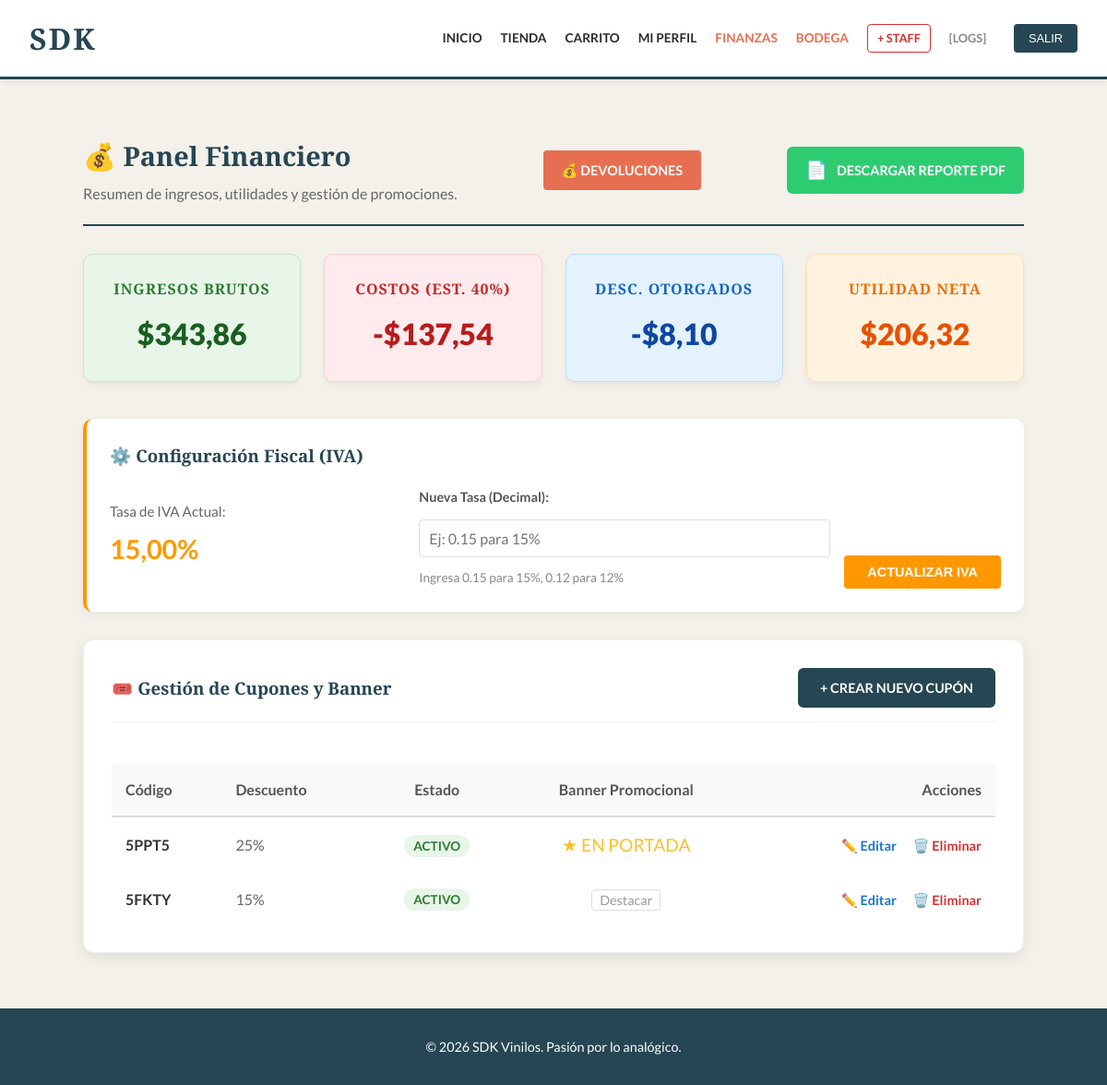
The page /finanzas/ (signed in) on the database its author committed.
### tienda/models.py (models this page shows, shortened)
class CuponDescuento(models.Model):
    codigoCupon = models.CharField(max_length=20, unique=True)
    porcentajeDescuento = models.DecimalField(max_digits=4, decimal_places=2, help_text="0.10 para 10%")
    activo = models.BooleanField(default=True)
    usuarios_usados = models.ManyToManyField(User, blank=True, related_name='cupones_usados')
    limite_uso = models.IntegerField(default=1, help_text="Veces que un usuario puede usarlo")
    es_banner = models.BooleanField(default=False, verbose_name="Mostrar en Banner")

### tienda/views.py (the view, shortened to what this page needs)
# urls.py: path('finanzas/', views.dashboardFinanzas, name='finanzas'),
@user_passes_test(esFinanzas)
def dashboardFinanzas(request):
    print(f"🔍 Método: {request.method}")
    if request.method == "POST":
        print(f"🔍 POST data: {request.POST}")
        print(f"🔍 btn_iva presente: {'btn_iva' in request.POST}")
    ordenes_pagadas = OrdenVenta.objects.filter(estadoOrden='PAGADO')
    ingresos = sum(o.totalFinal for o in ordenes_pagadas) or Decimal('0')
    total_descuentos_dados = sum(o.valorDescuento for o in ordenes_pagadas) or Decimal('0')
    egresos_estimados = ingresos * Decimal('0.4')
    utilidad_neta = ingresos - egresos_estimados
    cupones = CuponDescuento.objects.all().order_by('-id')
    config = ConfiguracionFiscal.objects.first()
    iva_decimal = config.valorIva if config else Decimal('0.12')
    iva_porcentaje = float(iva_decimal) * 100
    return render(request, 'tienda/dashboard_finanzas.html', {
        'ingresos': ingresos,
        'descuentos_total': total_descuentos_dados,
        'egresos': egresos_estimados,
        'utilidad': utilidad_neta,
        'cupones': cupones,
        'iva_actual': iva_porcentaje,
        'form_cupon': CuponForm()
    })

### tienda/forms.py
class CuponForm(forms.ModelForm):
    class Meta:
        model = CuponDescuento
        fields = ['codigoCupon', 'porcentajeDescuento', 'activo']
        labels = {
            'codigoCupon': 'Código (Ej: SALE2026)',
            'porcentajeDescuento': 'Descuento (Ej: 0.10 para 10%)',
            'activo': '¿Activo?'
        }
        widgets = {
            'codigoCupon': forms.TextInput(attrs={'class': 'form-control', 'style': 'text-transform:uppercase;'}),
            'porcentajeDescuento': forms.NumberInput(attrs={'class': 'form-control', 'step': '0.01'}),
        }

### tienda/templatetags/roles.py (called while the page is built)
@register.filter(name='tiene_rol')
def tiene_rol(user, nombre_grupo):
    if user.is_superuser:
        return True
    return user.groups.filter(name=nombre_grupo).exists()

### tienda/views.py (called while the page is built)
def esFinanzas(user): return user.is_superuser or user.groups.filter(name='Finanzas').exists()

### tienda/templates/tienda/dashboard_finanzas.html (shortened to what this page needs)
{% extends 'tienda/base.html' %}
{% block content %}
<div style="max-width: 1200px; margin: 0 auto; padding: 20px;">
    <div style="display: flex; justify-content: space-between; align-items: center; margin-bottom: 30px; border-bottom: 2px solid var(--secundario); padding-bottom: 20px;">
        <div>
            <h2 style="margin: 0; color: var(--secundario); font-size: 1.8rem;">💰 Panel Financiero</h2>
            <p style="margin: 5px 0 0 0; color: #666; font-size: 1rem;">Resumen de ingresos, utilidades y gestión de promociones.</p>
        </div>
        <a href="{% url 'devoluciones_finanzas' %}" class="btn">
            💰 Devoluciones
        </a>
        <a href="{% url 'reporte_finanzas_pdf' %}" class="btn" style="background: #2ecc71; color: white; display: flex; align-items: center; gap: 10px; padding: 10px 20px; border-radius: 6px; text-decoration: none; font-weight: bold; transition: background 0.3s;">
            <span style="font-size: 1.2rem;">📄</span> Descargar Reporte PDF
        </a>
    </div>
    <div style="display: grid; grid-template-columns: repeat(auto-fit, minmax(220px, 1fr)); gap: 25px; margin-bottom: 40px;">
        <div style="background: #e8f5e9; padding: 25px; border-radius: 10px; text-align: center; border: 1px solid #c8e6c9; box-shadow: 0 4px 6px rgba(0,0,0,0.05);">
            <h3 style="margin: 0 0 10px 0; color: #2e7d32; font-size: 1rem; text-transform: uppercase; letter-spacing: 1px;">Ingresos Brutos</h3>
            <p style="font-size: 2rem; font-weight: 800; color: #1b5e20; margin: 0;">
                ${{ ingresos|floatformat:2|default:"0.00" }}
            </p>
        </div>
        <div style="background: #ffebee; padding: 25px; border-radius: 10px; text-align: center; border: 1px solid #ffcdd2; box-shadow: 0 4px 6px rgba(0,0,0,0.05);">
            <h3 style="margin: 0 0 10px 0; color: #c62828; font-size: 1rem; text-transform: uppercase; letter-spacing: 1px;">Costos (Est. 40%)</h3>
            <p style="font-size: 2rem; font-weight: 800; color: #b71c1c; margin: 0;">
                -${{ egresos|floatformat:2|default:"0.00" }}
            </p>
        </div>
        <div style="background: #e3f2fd; padding: 25px; border-radius: 10px; text-align: center; border: 1px solid #bbdefb; box-shadow: 0 4px 6px rgba(0,0,0,0.05);">
            <h3 style="margin: 0 0 10px 0; color: #1565c0; font-size: 1rem; text-transform: uppercase; letter-spacing: 1px;">Desc. Otorgados</h3>
            <p style="font-size: 2rem; font-weight: 800; color: #0d47a1; margin: 0;">
                -${{ descuentos_total|floatformat:2|default:"0.00" }}
            </p>
        </div>
        <div style="background: #fff3e0; padding: 25px; border-radius: 10px; text-align: center; border: 1px solid #ffe0b2; box-shadow: 0 4px 6px rgba(0,0,0,0.05);">
            <h3 style="margin: 0 0 10px 0; color: #ef6c00; font-size: 1rem; text-transform: uppercase; letter-spacing: 1px;">Utilidad Neta</h3>
            <p style="font-size: 2rem; font-weight: 800; color: #e65100; margin: 0;">
                ${{ utilidad|floatformat:2|default:"0.00" }}
            </p>
        </div>
    </div>
    <div style="background: #fff; padding: 25px; border-radius: 10px; box-shadow: 0 4px 10px rgba(0,0,0,0.05); margin-bottom: 30px; border-left: 4px solid #ff9800;">
        <h3 style="margin-top: 0; color: var(--secundario);">⚙️ Configuración Fiscal (IVA)</h3>
        <div style="display: flex; align-items: center; gap: 20px;">
            <div style="flex: 1;">
                <p style="margin: 0; color: #666; font-size: 0.95rem;">Tasa de IVA Actual:</p>
                <p style="font-size: 1.8rem; font-weight: bold; color: #ff9800; margin: 5px 0;">
                    {{ iva_actual|floatformat:2 }}%
                </p>
            </div>
            <form method="post" style="flex: 2; display: flex; gap: 15px; align-items: flex-end;">
                <div style="flex: 1;">
                    <label style="display: block; font-weight: bold; color: #555; margin-bottom: 5px; font-size: 0.9rem;">Nueva Tasa (Decimal):</label>
                    <input type="number"
                        step="0.01"
                        min="0.01"
                        max="0.99"
                        name="nuevo_iva"
                        placeholder="Ej: 0.15 para 15%"
                        required
                        style="width: 100%; padding: 10px; border: 1px solid #ddd; border-radius: 4px; box-sizing: border-box; font-size: 1rem;">
                    <small style="color: #888; font-size: 0.85rem;">Ingresa 0.15 para 15%, 0.12 para 12%</small>
                </div>
                <button type="submit" name="btn_iva" class="btn" style="background: #ff9800; color: white; padding: 10px 25px; border: none; border-radius: 4px; cursor: pointer; font-weight: bold;">
                    ACTUALIZAR IVA
                </button>
            </form>
        </div>
    </div>
    <div style="background: #fff; padding: 30px; border-radius: 12px; box-shadow: 0 5px 15px rgba(0,0,0,0.08); border: 1px solid #eee;">
        <div style="display: flex; justify-content: space-between; align-items: center; margin-bottom: 25px; padding-bottom: 15px; border-bottom: 1px solid #f0f0f0;">
            <h3 style="margin: 0; color: var(--secundario); display: flex; align-items: center; gap: 10px;">
                🎟️ Gestión de Cupones y Banner
            </h3>
            <a href="{% url 'crear_cupon' %}" class="btn" style="background: var(--secundario); color: white; padding: 10px 24px; text-decoration: none; border-radius: 6px; font-weight: bold; transition: background 0.2s;">
                + CREAR NUEVO CUPÓN
            </a>
        </div>
        <div style="overflow-x: auto;">
            <table style="width: 100%; border-collapse: separate; border-spacing: 0;">
                <thead>
                    <tr style="background: #f9f9f9; text-align: left; color: #555;">
                        <th style="padding: 15px; border-bottom: 2px solid #ddd;">Código</th>
                        <th style="padding: 15px; border-bottom: 2px solid #ddd;">Descuento</th>
                        <th style="padding: 15px; border-bottom: 2px solid #ddd; text-align: center;">Estado</th>
                        <th style="padding: 15px; border-bottom: 2px solid #ddd; text-align: center;">Banner Promocional</th>
                        <th style="padding: 15px; border-bottom: 2px solid #ddd; text-align: right;">Acciones</th>
                    </tr>
                </thead>
                <tbody>
                    {% for cupon in cupones %}
                    <tr style="border-bottom: 1px solid #eee; transition: background 0.2s;">
                        <td style="padding: 15px; font-weight: bold; color: #333;">{{ cupon.codigoCupon }}</td>
                        <td style="padding: 15px; color: #666;">{% widthratio cupon.porcentajeDescuento 1 100 %}%</td>
                        <td style="padding: 15px; text-align: center;">
                            {% if cupon.activo %}
                                <span style="background: #e8f5e9; color: #2e7d32; padding: 4px 10px; border-radius: 20px; font-size: 0.85rem; font-weight: bold;">ACTIVO</span>
                            {% else %}
                                <span style="background: #ffebee; color: #c62828; padding: 4px 10px; border-radius: 20px; font-size: 0.85rem; font-weight: bold;">INACTIVO</span>
                            {% endif %}
                        </td>
                        <td style="padding: 15px; text-align: center;">
                            {% if cupon.es_banner %}
                                <span style="color: #fbc02d; font-size: 1.2rem;">★ EN PORTADA</span>
                            {% else %}
                                <a href="{% url 'destacar_cupon' cupon.id %}" style="color: #999; text-decoration: none; font-size: 0.9rem; border: 1px solid #ddd; padding: 2px 8px; border-radius: 4px;">Destacar</a>
                            {% endif %}
                        </td>
                        <td style="padding: 15px; text-align: right;">
                            <a href="{% url 'editar_cupon' cupon.id %}" style="color: #1976d2; text-decoration: none; font-weight: bold; font-size: 0.9rem; margin-right: 15px;">
                                ✏️ Editar
                            </a>
                            <a href="{% url 'eliminar_cupon' cupon.id %}"
                               onclick="return confirm('¿Seguro que deseas eliminar el cupón {{ cupon.codigoCupon }}?')"
                               style="color: #d32f2f; text-decoration: none; font-weight: bold; font-size: 0.9rem;">
                                🗑️ Eliminar
                            </a>
                        </td>
                    </tr>
                    {% empty %}
                    <tr>
                        <td colspan="5" style="text-align: center; padding: 40px; color: #999; font-style: italic;">
                            No hay cupones creados todavía. ¡Crea el primero!
                        </td>
                    </tr>
                    {% endfor %}
                </tbody>
            </table>
        </div>
    </div>
</div>
{% endblock %}

### tienda/templates/tienda/base.html (style rules this page uses)
:root { --fondo: #f4f1ea; --texto: #2b2b2b; --acento: #e76f51; --secundario: #264653; --borde: #dcd6cc; }
body { font-family: 'Lato', sans-serif; background-color: var(--fondo); color: var(--texto); margin: 0; line-height: 1.6; min-height: 100vh; display: flex; flex-direction: column; }
h1, h2, h3 { font-family: 'Playfair Display', serif; color: var(--secundario); margin-top: 0; }
.btn { display: inline-block; background: var(--acento); color: white; padding: 10px 20px; text-decoration: none; border-radius: 4px; font-weight: bold; border: none; cursor: pointer; transition: transform 0.2s, background 0.3s; font-size: 0.9rem; text-transform: uppercase; }
input[type="text"], input[type="password"], input[type="email"], input[type="number"], select { width: 100%; padding: 10px; margin: 8px 0; border: 1px solid #ccc; border-radius: 4px; box-sizing: border-box; font-family: 'Lato', sans-serif; }
table { width: 100%; border-collapse: collapse; margin-top: 20px; background: #fff; }

### rows shown on the page
CuponDescuento: codigoCupon "5PPT5", porcentajeDescuento "25", activo "ACTIVO", es_banner "★ EN PORTADA"
CuponDescuento: codigoCupon "5FKTY", porcentajeDescuento "15", activo "ACTIVO", es_banner "Destacar"

### other values the page prints
{{ ingresos|floatformat:2|default:"0.00" }} "343,86"
{{ egresos|floatformat:2|default:"0.00" }} "137,54"
{{ descuentos_total|floatformat:2|default:"0.00" }} "8,10"
{{ utilidad|floatformat:2|default:"0.00" }} "206,32"
{{ iva_actual|floatformat:2 }} "15,00"
